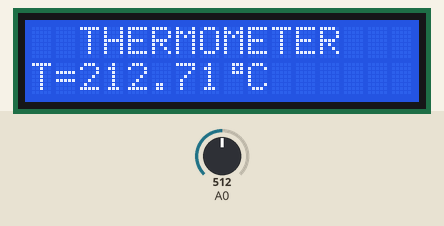
Simulated run of this sketch. Board: Arduino Uno, built with avr-gcc and run on an emulated ATmega328P. On the bench: 16×2 character LCD. The inputs (shaded band) are chosen by the test bench; at power-on: A0 = 512.

Above: at 2.2 s.
2.3 s: A0 set to 716
At 4.2 s:
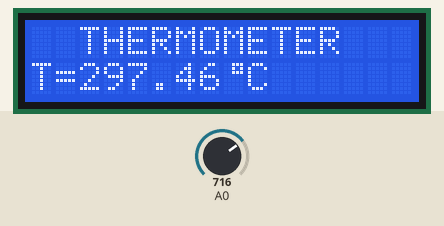
4.6 s: A0 set to 900
At 6.3 s:
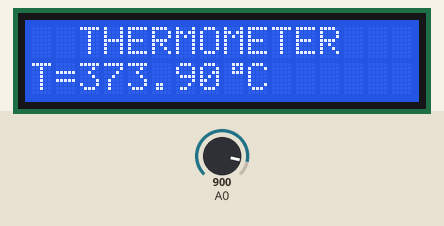
6.7 s: A0 set to 1023
At 8.4 s:
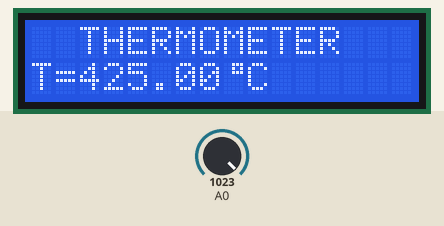
Timing chart, 0 to 9.9 s (numbered marks = the images above; inputs shaded):
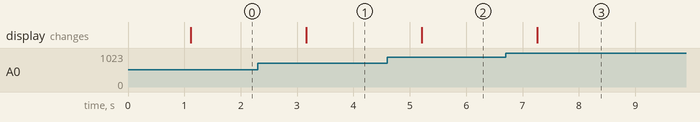

The sketch:

Arduino_Thermometer_I2C.ino
```cpp
#include <LiquidCrystal_I2C.h>
#include <Wire.h>
LiquidCrystal_I2C lcd(0x27,16,2);

void setup() {
  lcd.init();
  lcd.backlight();
  lcd.setCursor(4,0);
  lcd.print("ARDUINO");
  lcd.setCursor(2,1);
  lcd.print("THERMOMETER");
  delay(1000);
  byte degree_symbol[8] =
  {
    0b00111,
    0b00101,
    0b00111,
    0b00000,
    0b00000,
    0b00000,
    0b00000,
    0b00000
  };
  lcd.createChar(1, degree_symbol);
}
void loop() {
  lcd.clear();
  float val=analogRead(A0);
  float temp=val*(5.0/1023.0)*85;
  lcd.setCursor(2,0);
  lcd.print("THERMOMETER");
  lcd.setCursor(0,1);
  lcd.print("T=");
  lcd.print(temp);
  lcd.write(1);
  lcd.print("C");
  delay(1000);
}
```

Measured:
- after the input at 2.3 s, the display: changes after 0.86 s (image 1)
- after the input at 4.6 s, the display: changes after 0.61 s (image 2)
- after the input at 6.7 s, the display: changes after 0.56 s (image 3)
